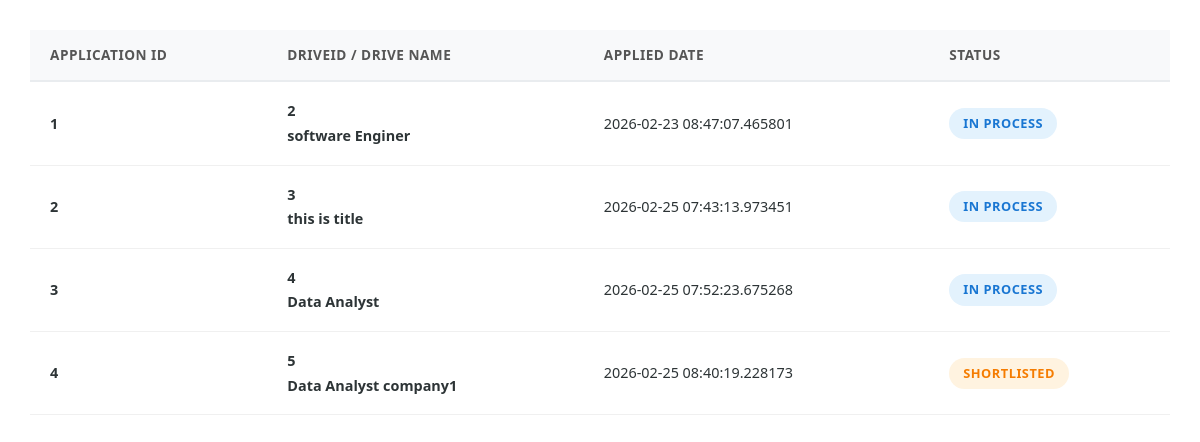
/admin/1/history, run on the app's committed database.
### portal/models.py (models this page shows)
class Application(db.Model,UserMixin):
    __tablename__ = 'applications'
    id = db.Column(db.Integer , primary_key = True)
    student_id = db.Column(db.Integer,db.ForeignKey('students.id'), nullable = False)
    drive_id = db.Column(db.Integer,db.ForeignKey('placement_drives.id') , nullable = False)
    applied_at = db.Column(db.DateTime,default = datetime.utcnow)
    status = db.Column(db.String(30), nullable = False,default = 'PENDING')#PENDING , SHORTLISTED,SELECTED , REJECTED
    drive = db.relationship('Drive', backref='applications')
    student = db.relationship('Student' , backref = 'students')
    __table_args__ = (
    db.UniqueConstraint('student_id', 'drive_id', name='unique_student_drive'),
)

class Drive(db.Model,UserMixin):
    __tablename__ = 'placement_drives'
    id = db.Column(db.Integer , primary_key = True)
    company_id = db.Column(db.Integer,db.ForeignKey('companies.id') , nullable = False)
    job_title = db.Column(db.String(100), nullable = False)
    description = db.Column(db.String(200), nullable = False)
    eligibility = db.Column(db.String(100), nullable = False)
    deadline = db.Column(db.DateTime, nullable = False)
    status = db.Column(db.String(20), nullable = False,default ='APPROVED') #APPROVED,PENDING,CLOSED
    company = db.relationship('Company' , backref = 'companies')

### app.py (the view)
@app.route('/admin/<int:student_id>/history')
def history_ad(student_id):
    apple = Application.query.filter_by(student_id = student_id)
    return render_template('student/student_history.html',
                           apple = apple)

### templates/student/student_history.html (shortened to what this page needs)
<!DOCTYPE html>
<html lang="en">
<head>
    <link href="https://cdn.jsdelivr.net/npm/bootstrap@5.3.0-alpha1/dist/css/bootstrap.min.css" rel="stylesheet">
</head>
<body>
    <div class="main-container">
        <div class="tableView">
            <table class="app-tab">
                <thead>
                    <tr>
                        <th>Application ID</th>
                        <th>DriveID / Drive Name</th>
                        <th>Applied Date</th>
                        <th>Status</th>
                    </tr>
                </thead>
                <tbody>
                    {% for a in apple %}
                    <tr>
                        <td><strong>{{a.id}}</strong></td>
                        <td>
                            <div class="d-info">
                                <div class="drive-title-sm">{{a.drive_id}}</div>
                                <div class="drive-title-sm">{{a.drive.job_title}}</div>
                            </div>
                        </td>
                        <td>{{a.applied_at}}</td>
                        <td>
                            {% if a.status == 'SHORTLISTED' %}
                            <span class="status-badge status-shortlisted">Shortlisted</span>
                            {% elif a.status == 'SELECTED' %}
                            <span class="status-badge status-selected">Selected</span>
                            {% elif a.status == 'REJECTED' %}
                            <span class="status-badge status-rejected">Rejected</span>
                            {% else %}
                            <span class="status-badge status-applied">In Process</span>
                            {% endif %}
                        </td>
                    </tr>
                    {% endfor %}
                </tbody>
            </table>
        </div>
    </div>
</body>
</html>

### templates/student/student_history.html (style rules this page uses)
body { font-family: system-ui, -apple-system, BlinkMacSystemFont, 'Segoe UI', Roboto, Oxygen, Ubuntu, Cantarell, 'Open Sans', 'Helvetica Neue', sans-serif; }
.d-info { display: flex; flex-direction: column; gap: 3px; }
.drive-title-sm { font-weight: 600; color: #2d3436; }
.status-badge { display: inline-block; padding: 6px 14px; border-radius: 20px; font-size: 0.8rem; font-weight: 600; text-transform: uppercase; letter-spacing: 0.5px; }
.status-applied { background: #e3f2fd; color: #1976d2; }
.status-shortlisted { background: #fff3e0; color: #f57c00; }
.main-container { max-width: 1200px; margin: 30px auto; padding: 0 30px; }
.app-tab { width: 100%; border-collapse: collapse; }
.app-tab thead { background: #f8f9fa; }
.app-tab th { padding: 15px 20px; text-align: left; font-size: 0.85rem; font-weight: 600; color: #555; text-transform: uppercase; letter-spacing: 0.5px; border-bottom: 2px solid #e9ecef; }
.app-tab tbody tr { border-bottom: 1px solid #f0f0f0; transition: all 0.3s ease; }
.app-tab td { padding: 18px 20px; font-size: 0.9rem; color: #2d3436; }

### data on the page
Application: id "1", drive_id "2", drive.job_title "software Enginer", applied_at "2026-02-23 08:47:07.465801", status "IN PROCESS"
Application: id "2", drive_id "3", drive.job_title "this is title", applied_at "2026-02-25 07:43:13.973451", status "IN PROCESS"
Application: id "3", drive_id "4", drive.job_title "Data Analyst", applied_at "2026-02-25 07:52:23.675268", status "IN PROCESS"
Application: id "4", drive_id "5", drive.job_title "Data Analyst company1", applied_at "2026-02-25 08:40:19.228173", status "SHORTLISTED"
